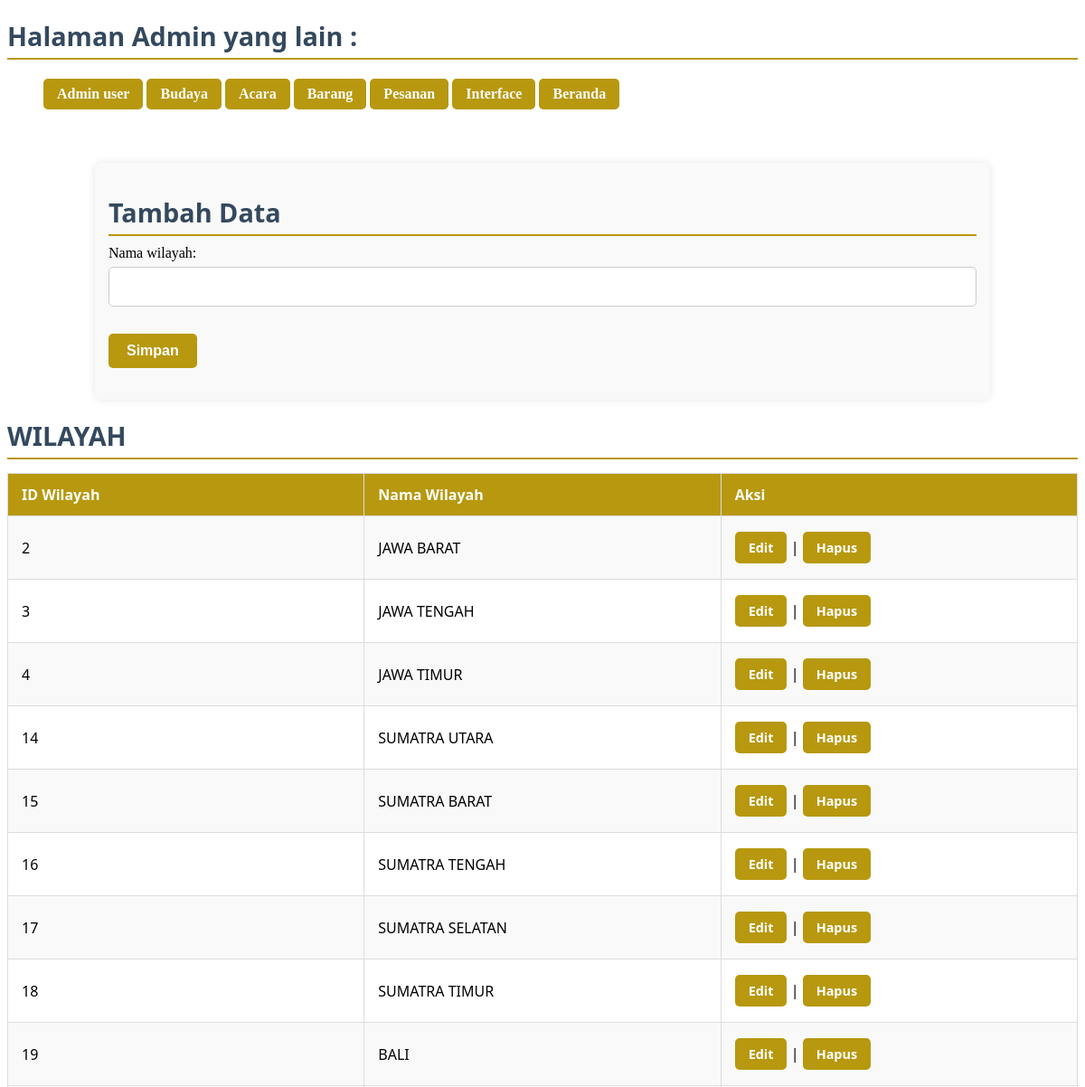
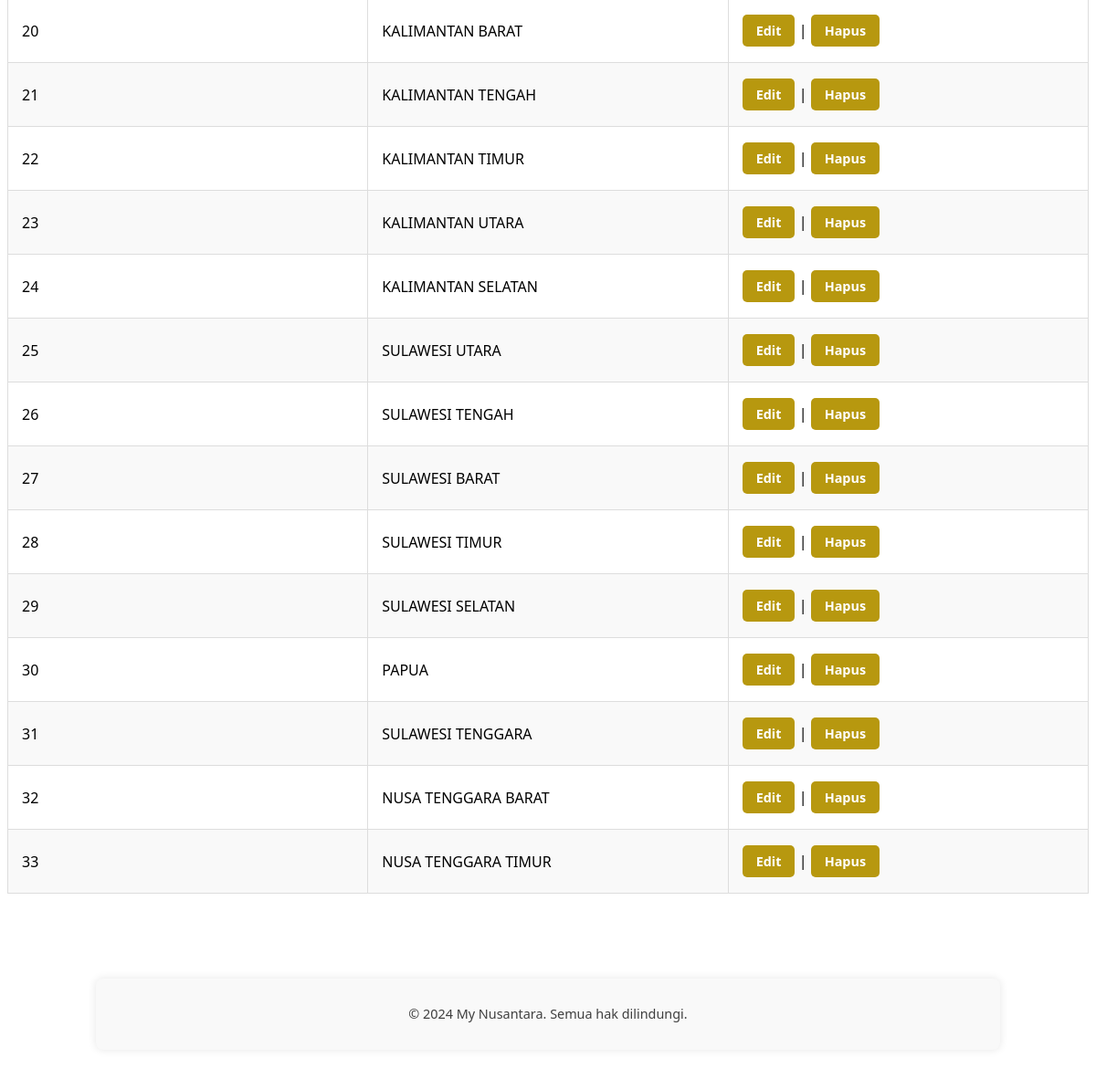
The page /admin/wilayah.php on the database its author committed (2 pictures, top to bottom).
### tables this page shows
CREATE TABLE `wilayah` (
  `id_wilayah` int(11) NOT NULL,
  `nama_wilayah` text NOT NULL
);

### admin/wilayah.php (the view, shortened to what this page needs)
<?php
include 'config.php';
?>
<!DOCTYPE html>
<html lang="en">
<head>
    <link rel="stylesheet" href="/MY_NUSANTARA/css/adminfix.css">
</head>
<body>
    <h3 class="admin-subtitle">Halaman Admin yang lain :</h3>
    <ul>
        <a href="admin.php"class="admin-link">Admin user</a>
        <a href="budaya.php" class="admin-link">Budaya</a>
        <a href="acara.php" class="admin-link">Acara</a>
        <a href="barang.php" class="admin-link">Barang</a>
        <a href="orders.php" class="admin-link">Pesanan</a>
        <a href="explor.php" class="admin-link">Interface</a>
        <a href="/MY_NUSANTARA/beranda/index1.php" class="admin-link">Beranda</a>
    </ul>
    <br>
    <div class="container">
        <h3 class="admin-subtitle">Tambah Data</h3>
        <form method="post">
            Nama wilayah: <input type="text" name="nama_wilayah" required><br><br>
            <input type="submit" value="Simpan">
        </form>
    </div>
<h2 class="admin-subtitle">WILAYAH</h2>
<table class="admin-table">
    <tr class="admin-table-header">
        <th>ID Wilayah</th>
        <th>Nama Wilayah</th>
        <th>Aksi</th>
    </tr>
    <?php
        $sql = "SELECT id_wilayah, nama_wilayah FROM wilayah";
        $result = $conn->query($sql);
        if ($result->num_rows > 0) {
            while ($row = $result->fetch_assoc()) {
                echo "<tr class='admin-table-row'>
                        <td class='admin-table-cell'>{$row['id_wilayah']}</td>
                        <td class='admin-table-cell'>{$row['nama_wilayah']}</td>
                        <td class='admin-table-cell'>
                            <a href='edit_wilayah.php?id={$row['id_wilayah']}' class='admin-link edit-link'>Edit</a> |
                            <a href='wilayah.php?id={$row['id_wilayah']}' onclick='return confirm(\"Hapus data ini?\")' class='admin-link delete-link'>Hapus</a>
                        </td>
                    </tr>";
            }
        } else {
            echo "<tr><td colspan='4' style='text-align: center;'>Tidak ada data</td></tr>";
        }
    ?>
</table>
<br>
</body>
<footer>
        <div class="container">
            <p>&copy; 2024 My Nusantara. Semua hak dilindungi.</p>
        </div>
</footer>
</html>

### css/adminfix.css (style rules this page uses)
.container { max-width: 960px; margin: 20px auto; padding: 15px; background-color: #f9f9f9; border-radius: 8px; box-shadow: 0 0 10px rgba(0, 0, 0, 0.1); }
.admin-subtitle { font-family: 'Segoe UI', Tahoma, Geneva, Verdana, sans-serif; font-size: 1.8rem; color: #34495e; margin: 20px 0 10px 0; border-bottom: 2px solid #b7980f; padding-bottom: 5px; }
.admin-link { display: inline-block; text-decoration: none; color: #fff; background-color: #b7980f; padding: 8px 15px; border-radius: 5px; font-weight: 600; transition: background-color 0.3s ease; margin: 5px 0; }
.edit-link { background-color: #27ae60; padding: 5px 10px; font-size: 0.9rem; }
.delete-link { background-color: #c0392b; padding: 5px 10px; font-size: 0.9rem; }
.admin-table { width: 100%; table-layout: fixed; border-collapse: collapse; margin-top: 15px; font-family: 'Segoe UI', Tahoma, Geneva, Verdana, sans-serif; }
.admin-table th, .admin-table td { border: 1px solid #ddd; padding: 12px 15px; text-align: left; }
.admin-table-header { background-color: #b7980f; color: white; font-weight: 700; }
.admin-table tr:nth-child(even) { background-color: #f2f2f2; }
form { margin-bottom: 20px; }
input[type="text"], input[type="password"], input[type="email"], textarea, select { width: 100%; padding: 10px 12px; margin: 6px 0 12px 0; border: 1px solid #ccc; border-radius: 5px; box-sizing: border-box; font-size: 1rem; font-family: 'Segoe UI', Tahoma, Geneva, Verdana, sans-serif; transition: border-color 0.3s ease; }
input[type="submit"], button { background-color: #b7980f; color: white; padding: 10px 20px; border: none; border-radius: 5px; cursor: pointer; font-weight: 600; font-size: 1rem; transition: background-color 0.3s ease; }
footer { background-color: #ffffff; color: #3f3f3f; text-align: center; padding: 15px 0; margin-top: 40px; font-family: 'Segoe UI', Tahoma, Geneva, Verdana, sans-serif; font-size: 0.9rem; border-radius: 0 0 8px 8px; }
.admin-table { width: 100%; border-collapse: collapse; margin-top: 15px; font-family: 'Segoe UI', Tahoma, Geneva, Verdana, sans-serif; }
.admin-table tbody tr:nth-child(even) { background-color: #f9f9f9; }

### rows shown on the page
wilayah: id_wilayah "2", nama_wilayah "JAWA BARAT"
wilayah: id_wilayah "3", nama_wilayah "JAWA TENGAH"
wilayah: id_wilayah "4", nama_wilayah "JAWA TIMUR"
wilayah: id_wilayah "14", nama_wilayah "SUMATRA UTARA"
wilayah: id_wilayah "15", nama_wilayah "SUMATRA BARAT"
wilayah: id_wilayah "16", nama_wilayah "SUMATRA TENGAH"
wilayah: id_wilayah "17", nama_wilayah "SUMATRA SELATAN"
wilayah: id_wilayah "18", nama_wilayah "SUMATRA TIMUR"
wilayah: id_wilayah "19", nama_wilayah "BALI"
wilayah: id_wilayah "20", nama_wilayah "KALIMANTAN BARAT"
wilayah: id_wilayah "21", nama_wilayah "KALIMANTAN TENGAH"
wilayah: id_wilayah "22", nama_wilayah "KALIMANTAN TIMUR"
wilayah: id_wilayah "23", nama_wilayah "KALIMANTAN UTARA"
wilayah: id_wilayah "24", nama_wilayah "KALIMANTAN SELATAN"
wilayah: id_wilayah "25", nama_wilayah "SULAWESI UTARA"
wilayah: id_wilayah "26", nama_wilayah "SULAWESI TENGAH"
wilayah: id_wilayah "27", nama_wilayah "SULAWESI BARAT"
wilayah: id_wilayah "28", nama_wilayah "SULAWESI TIMUR"
wilayah: id_wilayah "29", nama_wilayah "SULAWESI SELATAN"
wilayah: id_wilayah "30", nama_wilayah "PAPUA"
wilayah: id_wilayah "31", nama_wilayah "SULAWESI TENGGARA"
wilayah: id_wilayah "32", nama_wilayah "NUSA TENGGARA BARAT"
wilayah: id_wilayah "33", nama_wilayah "NUSA TENGGARA TIMUR"
